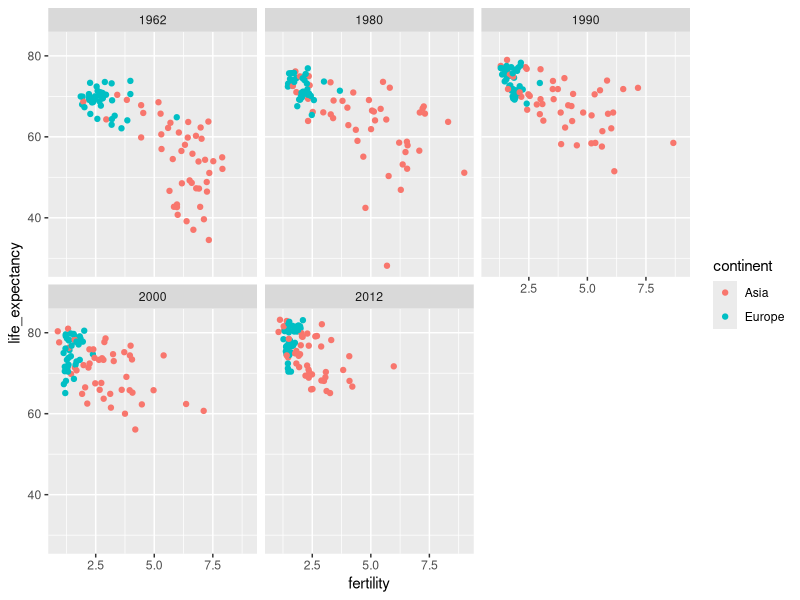

Recreate this plot in R.
library(dslabs)
library(tidyverse)
data(gapminder)
years <- c(1962, 1980, 1990, 2000, 2012)
continents <- c("Europe", "Asia")
gapminder %>% 
  filter(year %in% years & continent %in% continents) %>%
  ggplot( aes(fertility, life_expectancy, col = continent)) +
  geom_point() +
  facet_wrap(~year) 
